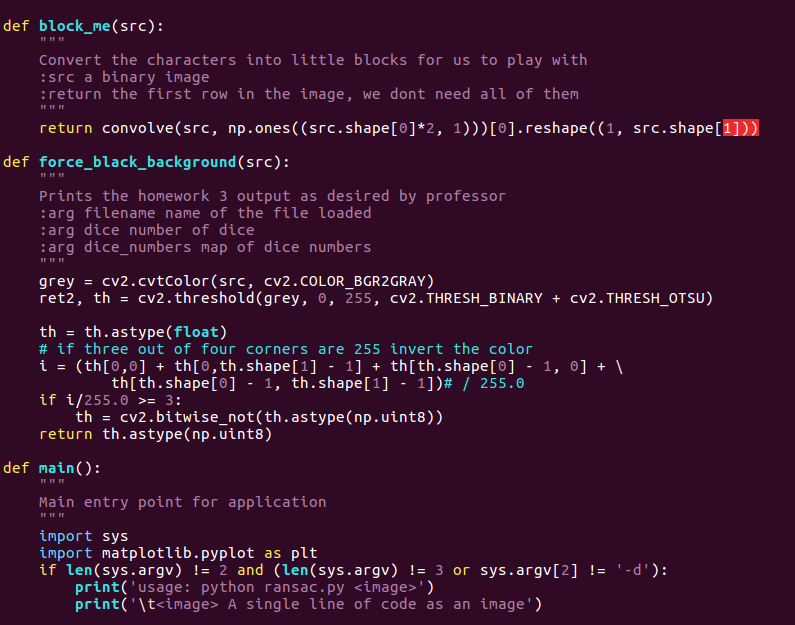
#> input picture src/conv_segment/lines/bunch_of_lines.png, 795 x 625 px
$ python -i conv_segment.py   (imports and definitions only)
#> lines starting #> are read from the running program, lines starting #| are printed output that depends on the picture
#> further down, picture is the input picture: shape (625, 795, 3); mean B, G, R 44.3, 19, 55.1
"""
Convolutional approach to the segmenter

@author Joe Bartelmo
@author Robbie Kubiniec

"""
import numpy as np
import cv2
from scipy.ndimage.filters import convolve
from scipy.stats import mode

def compute_avg_character_width(src, space=False):
    """
    Takes in 1 binary row and extracts data from it to reveal the width of each
    character then computes the data
    :src input binary row
    :output (avg_length, mode_length, character_lengths)
    """
    current = 0
    values = []
    for col in range(src.shape[1]):
        val = src[0,col]
        if (not space and val != 0) or (space and val == 0):
            current += 1
        elif current != 0:
            values.append(current)
            current = 0
    values = np.array(values)
    return (np.mean(values), mode(values), values)

def block_me(src, vertical=True):
    """
    Convert the characters into little blocks for us to play with
    :src a binary image
    :return the first row in the image, we dont need all of them
    """
    if vertical:
        return convolve(src, np.ones((src.shape[0]*2, 1)))[0].reshape((1, src.shape[1]))
    return convolve(src, np.ones((1, src.shape[1]*2)))[:,0].reshape((src.shape[0], 1))

def segment_lines(src):
    """
    Takes in an arbitrary image and computes the lines for each image, spits
    out an array
    """
    line_locs = block_me(src, False)
    line_locs[line_locs > 0] = 255
    lines = []

    current = 0
    for row in range(line_locs.shape[0]):
        val = line_locs[row, 0]
        if val != 0:
            current += 1
        elif current != 0:
            lines.append(src[row-current:row, :])
            current = 0

    return lines

def segment_characters(line):
    """
    Takes in an arbitrary line and segments out the characters and spaces
    """
    char_locs = block_me(line, True)
    # compute the character width
    mean, mode, values = compute_avg_character_width(line)
    #print("Character Mean:", mean)
    #print("Character Mode:", mode)
    #print("Character Set:", values)
    smean, smode, svalues = compute_avg_character_width(line, True)
    #print("Space Mean:", smean)
    #print("Space Mode:", smode)
    #print("Space Set:", svalues)
    character_size = mode[0][0] + smode[0][0]
    #print("Character width = Character Mode + Space Mode =", mode[0]+smode[0])

    print(character_size)
    values = []
    offset = -1
    endoffset = -1
    for col in range(char_locs.shape[1]):
        if char_locs[0, col] != 0:
            offset = col
            break
    for col in reversed(range(char_locs.shape[1])):
        if char_locs[0, col] != 0:
            endoffset = col
            break

    index = offset
    while index < endoffset:
        values.append(line[:, index -1:index+character_size])
        index += character_size
    return values

def force_black_background(src):
    """
    Prints the homework 3 output as desired by professor
    :arg filename name of the file loaded
    :arg dice number of dice
    :arg dice_numbers map of dice numbers
    """
    grey = cv2.cvtColor(src, cv2.COLOR_BGR2GRAY)
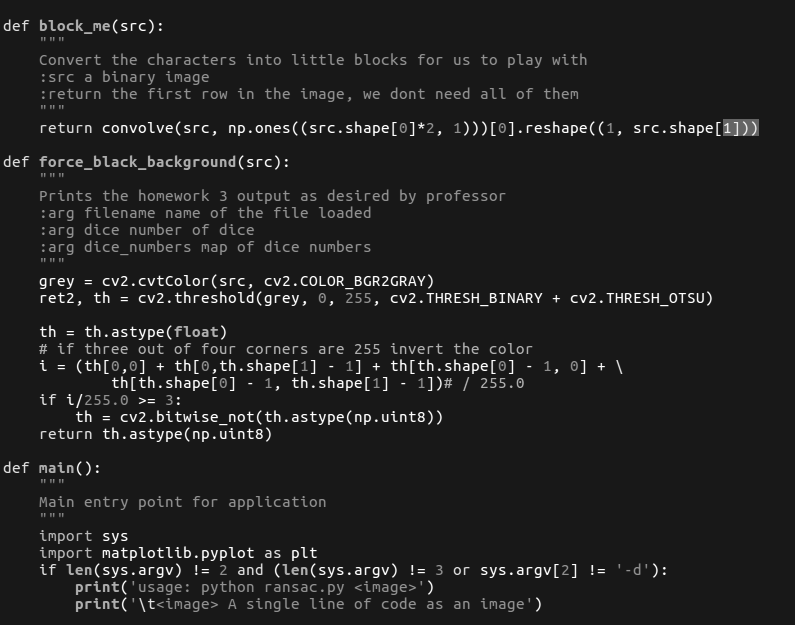
#> grey: shape (625, 795); min 24, max 255, mean 32.3
    ret2, th = cv2.threshold(grey, 0, 255, cv2.THRESH_BINARY + cv2.THRESH_OTSU)
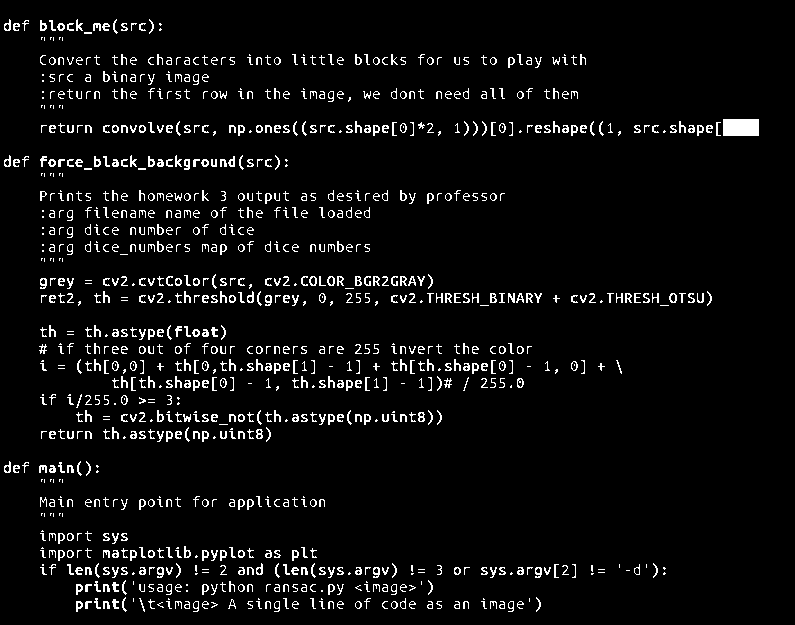
#> th: shape (625, 795); 5% white in thin lines or dots
#> ret2 = 95

    th = th.astype(float)
#> th: shape (625, 795) float64; 5% white in thin lines or dots
    # if three out of four corners are 255 invert the color
    i = (th[0,0] + th[0,th.shape[1] - 1] + th[th.shape[0] - 1, 0] + \
            th[th.shape[0] - 1, th.shape[1] - 1])# / 255.0
#> i = 0
    if i/255.0 >= 3:
        th = cv2.bitwise_not(th.astype(np.uint8))

    return th.astype(np.uint8)

def perform_conv_segmentation(src):
    """
    Performs our convolutional segmentation algorithm to get all characters in a
    set including spaces
    """
    thresh = force_black_background(src)
    i = 0
    characters = []
    for line in segment_lines(thresh):
        chars = segment_characters(line)
        characters.append(chars)
#> this loop made 1 pass
#> (mean in segment_characters, mode in segment_characters, smean in segment_characters, smode in segment_characters, svalues in segment_characters) on pass 1: (1, (1, 4), 36.5, (9, 1), [9, 67, 38, 32])
#> after the loop, characters = []
    return np.array(characters)

def main():
    """
    Main entry point for application
    """
    import sys
    import matplotlib.pyplot as plt
    if len(sys.argv) != 2 and (len(sys.argv) != 3 or sys.argv[2] != '-d'):
        print('usage: python ransac.py <image>')
        print('\t<image> A single line of code as an image')
        sys.exit()
    image = cv2.imread(sys.argv[1])
    chars = perform_conv_segmentation(image)
    #print(chars)

# [2 lines not run here, left out]

>>> import cv2
>>> picture = cv2.imread('lines/bunch_of_lines.png')
#> (the run stopped early here; a loop or call above may not have finished)
